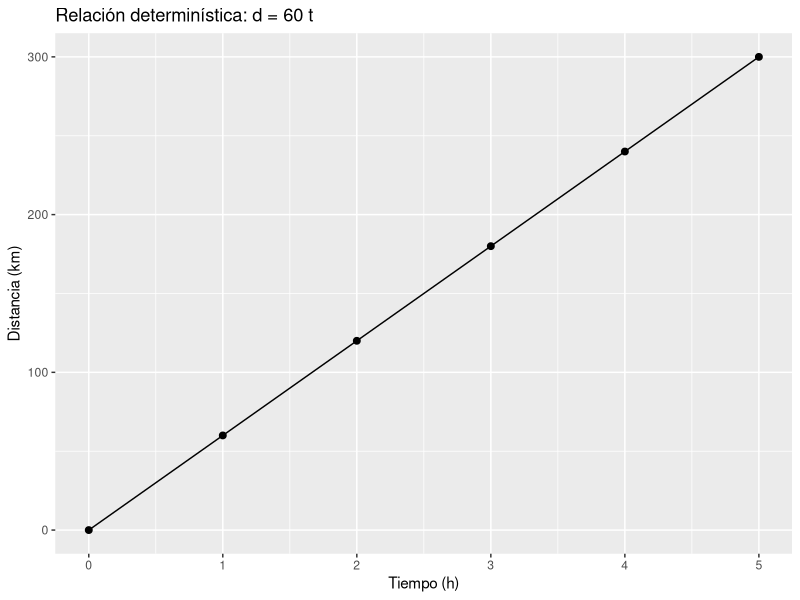
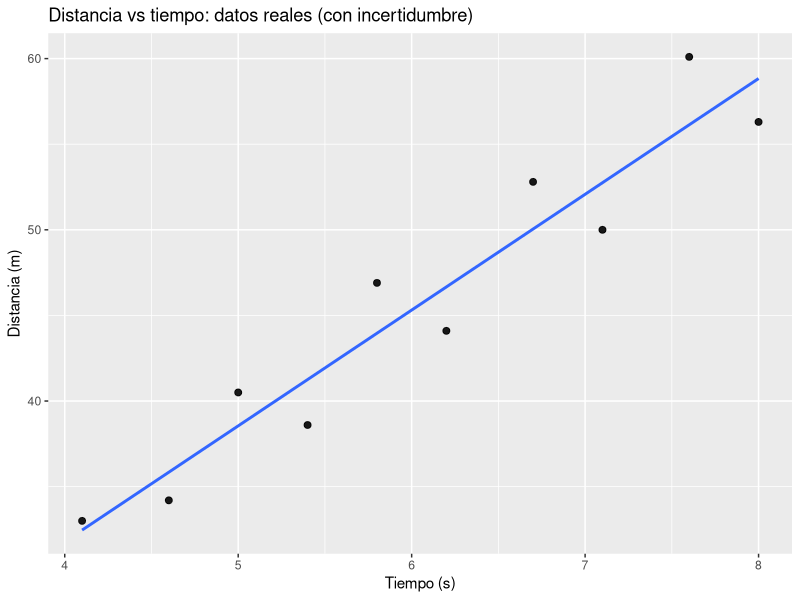

Source code (R) for these figures, in order:
## ---- chunk 1
library(knitr)

tabla <- matrix(
  c("$\\times$", "$\\checkmark$", "$\\times$",
    "$\\times$", "$\\checkmark$", "$\\times$",
    "$\\times$", "$\\checkmark$", "$\\times$"),
  nrow = 3, byrow = TRUE
)
colnames(tabla) <- c("Fundamental", "Intermedio", "Especializado")
rownames(tabla) <- c("Finanzas", "Estadística", "R")

kable(tabla, escape = FALSE, align = c("c","c","c"))

## ---- chunk 2
knitr::opts_chunk$set(
  echo = TRUE,
  message = FALSE,
  warning = FALSE,
  class.source = "numberLines",   # activa numeración en todos los chunks con echo=TRUE
  Sys.setlocale("LC_TIME", "es_ES.UTF-8")
)
## ---- chunk 3
library(ggplot2)

# Datos determinísticos: d = 60 * t
tabla <- data.frame(
  t = 0:5,
  d = 60 * (0:5)
)

tabla

# Gráfico con ggplot: puntos + línea
ggplot(tabla, aes(x = t, y = d)) +
  geom_point(size = 2) +
  geom_line() +
  labs(
    title = "Relación determinística: d = 60 t",
    x = "Tiempo (h)",
    y = "Distancia (km)"
  )
## ---- chunk 4
library(ggplot2)

tabla_sprint <- data.frame(
  t = c(4.1, 4.6, 5.0, 5.4, 5.8, 6.2, 6.7, 7.1, 7.6, 8.0),
  d = c(33.0, 34.2, 40.5, 38.6, 46.9, 44.1, 52.8, 50.0, 60.1, 56.3)
)

ggplot(tabla_sprint, aes(x = t, y = d)) +
  geom_point(size = 2, alpha = 0.9) +
  geom_smooth(method = "lm", se = FALSE) +
  labs(
    title = "Distancia vs tiempo: datos reales (con incertidumbre)",
    x = "Tiempo (s)",
    y = "Distancia (m)"
  )
## ---- chunk 5
m1 <- lm(d ~ t, data = tabla_sprint)
summary(m1)

## ---- chunk 6
b <- coef(m1)

beta0_hat <- b["(Intercept)"]
v_hat     <- b["t"]  # m/s

c(beta0_hat = beta0_hat, v_hat_mps = v_hat)

## ---- chunk 7
v_hat * 3.6

